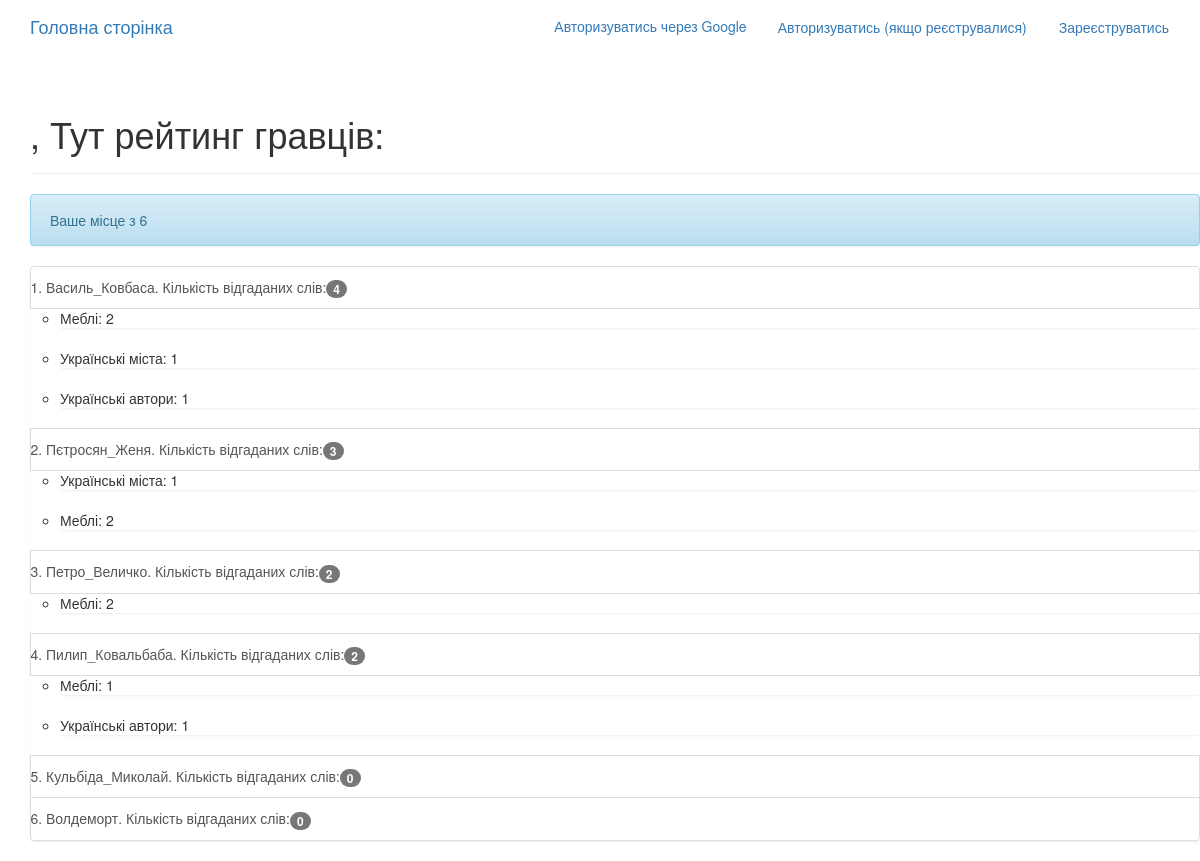
The app's page /game/players/ with its own data.
### game_app/models.py (models this page shows, shortened)
class Profile(models.Model):
    user = models.OneToOneField(User, on_delete=models.CASCADE)
    number_of_attempts_to_guess = models.IntegerField(default=3)
    masked_word = models.CharField(max_length=100, blank=True, null=True)
    letter = models.CharField(max_length=1, blank=True, null=True)
    number_of_guessed_words = models.IntegerField(default=0)
    profile_picture = models.ImageField(null = True, default='default_profile_pic.png', blank = True)
    rating = models.IntegerField(default=0)

class GuessedWords(models.Model):
    profile = models.ForeignKey(Profile,related_name="guessed_words", on_delete=models.CASCADE, blank=True, null=True)
    guessed_word = models.CharField(max_length=255, blank=True, null=True)
    guessed_category = models.CharField(max_length=255, blank=True, null=True)

### game_app/views.py (the view)
# urls.py: path('players/', views.PlayersListView.as_view(), name='players_list'),
class PlayersListView(generic.ListView):
    model = User
    template_name = 'game_app/players_list.html'
    context_object_name = 'players'
    def get_queryset(self):
        return User.objects.annotate(num_guessed_words=models.F('profile__number_of_guessed_words')).order_by('-num_guessed_words')
    def get_context_data(self, **kwargs):
        context = super().get_context_data(**kwargs)
        user = self.request.user
        context['user'] = user
        players = context[self.context_object_name]
        players_list = list(players)
        for item in players_list:
            if item.username == "Oleh_admin":
                players_list.remove(item)
        context['players_number'] = len(players_list)
        for index, player in enumerate(players_list):
            player.profile.rating = index + 1
            player.profile.save()
        return context

### game_app/templatetags/custom_filters.py (called while the page is built)
@register.filter
def group_by(queryset, attribute):
    grouped_data = {}
    for item in queryset:
        key = getattr(item, attribute) # Gets the value of the specified attribute for the current item.
        grouped_data[key] = grouped_data.get(key, 0) + 1 #Updates the dictionary by incrementing the count for the current key.
    return grouped_data

### game_app/templates/game_app/players_list.html
{% extends "base.html" %}
{% load custom_filters %}
{% block content %}
<div class="container">
  <div class="row">
    <div class="page-header">
  <h1> {{user.username}}, Тут рейтинг гравців: </h1>
</div>
<div class="alert alert-info" role="alert">  Ваше місце {{ user.profile.rating}} з {{players_number}} </div>
<ol class="list-group">
    {% for player in players %}
        {% if player.profile %}
       <a href="{% url 'game_app:player_page'  pk=player.pk %}" class="list-group-item">
            <li> {{player.username}}. Кількість відгаданих слів:<span class="badge">{{player.profile.number_of_guessed_words}}</span> </li>
        </a>
       {% with my_list=player.profile.guessed_words.all %}
           {% with statistics=my_list|group_by:'guessed_category' %}
               {% for category, count in statistics.items %}
               <ul  class="list-group" style="margin-left: 30px;">
                   <li>{{ category }}: {{count}}</li>
                </ul>
               {% endfor %}
           {% endwith %}
       {% endwith %}
       {%endif%}
    {% endfor %}
    </ol>
</div>
{% endblock %}

### records on screen
GuessedWords: statistics "Меблі"
GuessedWords: statistics "Українські міста"
GuessedWords: statistics "Українські автори"
GuessedWords: statistics "Українські міста"
GuessedWords: statistics "Меблі"
GuessedWords: statistics "Меблі"
GuessedWords: statistics "Меблі"
GuessedWords: statistics "Українські автори"

### other values on screen
{{ players_number }} "6"
{{ player.username }} "Василь_Ковбаса"
{{ player.profile.number_of_guessed_words }} "4"
{{ count }} "2" "1" "1" "1" "2" "2" "1" "1"
{{ player.username }} "Пєтросян_Женя"
{{ player.profile.number_of_guessed_words }} "3"
{{ player.username }} "Петро_Величко"
{{ player.profile.number_of_guessed_words }} "2"
{{ player.username }} "Пилип_Ковальбаба"
{{ player.username }} "Кульбіда_Миколай"
{{ player.profile.number_of_guessed_words }} "0"
{{ player.username }} "Волдеморт"
